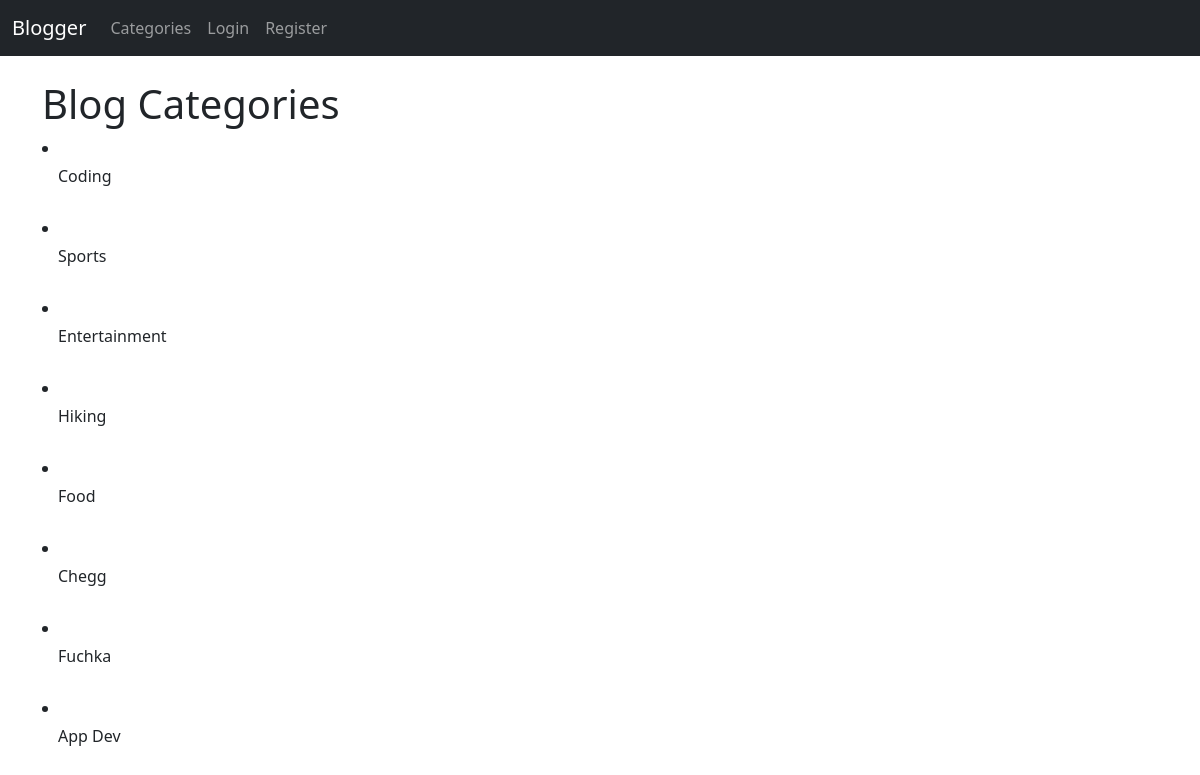
/category-list, run on an earlier commit of the app's database.
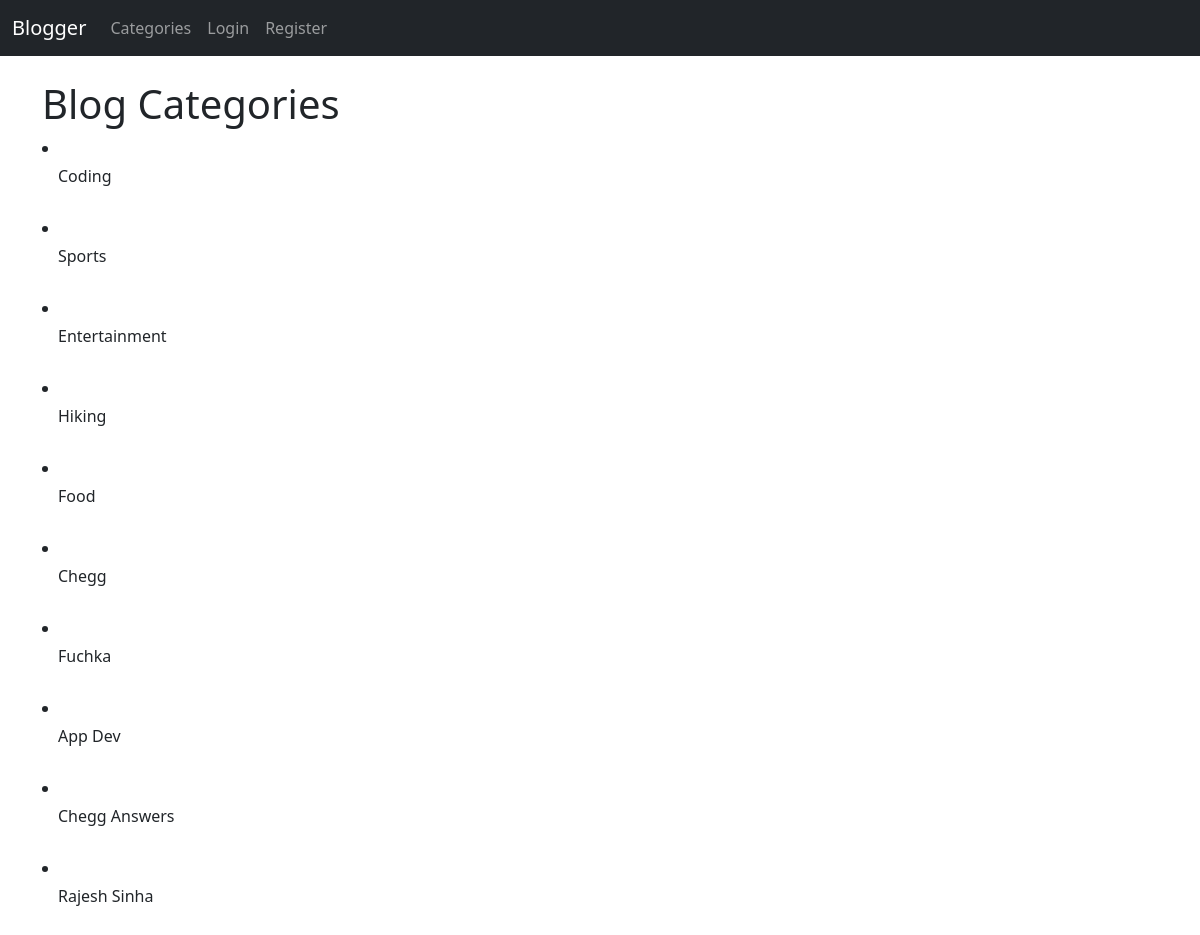
And on a later commit of the database.
### theblog/models.py (models this page shows, shortened)
class Categories(models.Model):
    name = models.CharField(max_length=255)
    def __str__(self):
        return self.name

### theblog/views.py (the view)
# urls.py: path('category-list', category_list_view, name='category_list'),
def category_list_view(request):
    cat_menu_list = Categories.objects.all()
    return render(request, 'posts/category_list.html', {'cat_menu_list': cat_menu_list})

### templates/posts/category_list.html (shortened to what this page needs)
{% extends 'posts/base.html' %}
{% block content %}
    <h1>Blog Categories</h1>
    {% for item in cat_menu_list %}
        <div >
        <li><a class="dropdown-item" href="{% url 'category' item %}">{{ item }}</a></li><br>
        </div>
    {% endfor %}
{% endblock %}

### templates/posts/base.html (shortened to what this page needs)
<!doctype html>
<html lang="en">
<head>
    <link href="https://cdn.jsdelivr.net/npm/bootstrap@5.0.2/dist/css/bootstrap.min.css" rel="stylesheet"
>
</head>
<body>
<nav class="navbar navbar-expand-lg navbar-dark bg-dark">
    <div class="container-fluid">
        <a class="navbar-brand" href="{% url 'home' %}">Blogger</a>
        <div class="collapse navbar-collapse" id="navbarSupportedContent">
            <ul class="navbar-nav me-auto mb-2 mb-lg-0">
                {% if cat_menu %}
                    <li class="nav-item dropdown">
                        <a class="nav-link dropdown-toggle" href="#" id="navbarDropdown" role="button"
                           data-bs-toggle="dropdown" aria-expanded="false">
                            Categories
                        </a>
                        <ul class="dropdown-menu" aria-labelledby="navbarDropdown">
                            {% for item in cat_menu %}
                                <li><a class="dropdown-item" href="{% url 'category' item %}">{{ item }}</a></li><br>
                            {% endfor %}
                            <li>
                                <hr class="dropdown-divider">
                            </li>
                            <li><a class="dropdown-item" href="{% url 'home' %}">HOME</a></li>
                        </ul>
                    </li>
                {% else %}
                    <li class="nav-item">
                        <a class="nav-link" href="{% url 'category_list' %}">Categories</a>
                    </li>
                {% endif %}
                {% if user.is_authenticated %}
                    <li class="nav-item">
                        <a class="nav-link" href="{% url 'add_post' %}">Add Post</a>
                    </li>
                    <li class="nav-item">
                        <a class="nav-link" href="{% url 'add_category' %}">Add Category</a>
                    </li>
                    <li class="nav-item">
                        <a class="nav-link" href="{% url 'edit_profile' %}">
                            Edit Profile
                        </a>
                    </li>
                    <li class="nav-item">
                        <a class="nav-link" href="{% url 'logout' %}">
                            Logout
                        </a>
                    </li>
                {% else %}
                    <li class="nav-item">
                        <a class="nav-link" href="{% url 'login' %}">
                            Login
                        </a>
                    </li>
                    <li class="nav-item">
                        <a class="nav-link" href="{% url 'register' %}">
                            Register
                        </a>
                    </li>
                {% endif %}
            </ul>
        </div>
    </div>
</nav>
<div class="container">
    <br>
    {% block content %}
    {% endblock %}
</div>
</body>
</html>

What changed in the data, as far as the page shows it:
added Categories: name "Chegg Answers"
added Categories: name "Rajesh Sinha"
